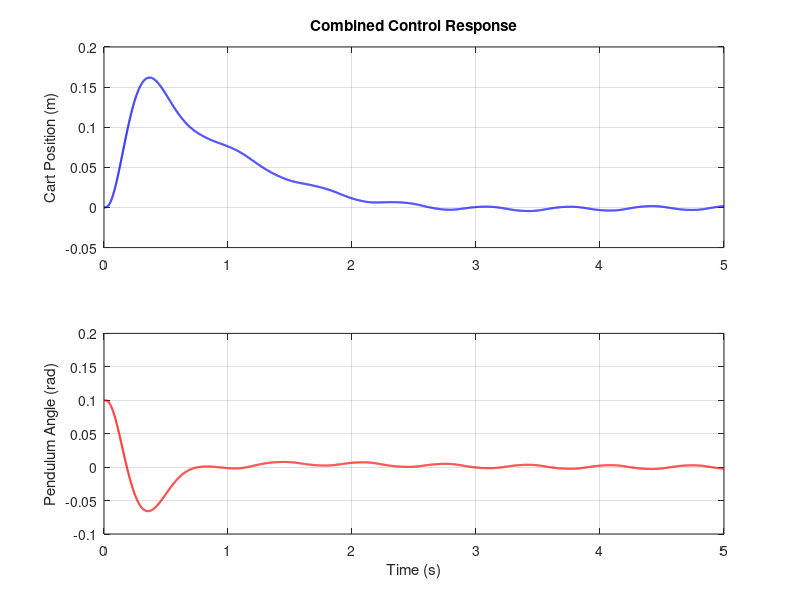
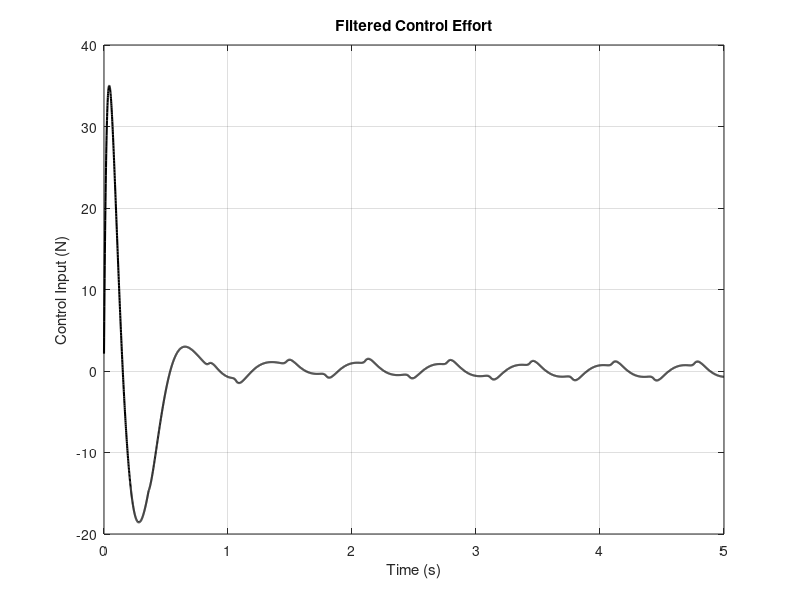

The MATLAB source for these figures, in order:
clc; clear; close all;

% System Parameters
m_w = 0.432;      % Mass of each wheel [kg]
m_p = 5.0;        % Mass of the pendulum [kg]
I_w = 1/2 * (0.432) * (0.0726)^2;  % Moment of inertia of each wheel [kg*m^2]
I_p = 5 * (0.4)^2;                 % Moment of inertia of the pendulum [kg*m^2]
l   = 0.4;      % Length of the pendulum [m]
r   = 0.0726;   % Wheel radius [m]
g   = 9.81;     % Gravity [m/s^2]

% State-Space Representation
a = 2*m_w + m_p + 2*I_w/r^2;    
b = m_p * l;
c = m_p * l^2 + I_p;
d = m_p * g * l;

Delta = a*c - b^2; 

A = [ 0,     1,                      0,              0;
      0,     0,               -b*d/Delta,              0;
      0,     0,                      0,              1;
      0,     0,                a*d/Delta,              0];

B = [ 0;
      c/Delta;
      0;
     -b/Delta];

C = [1, 0, 0, 0; 
     0, 0, 1, 0];  
D = [0; 0];

% LQR Controller
Q = diag([100, 1, 1000, 1]);  
R = 0.01; 
K = lqr(A, B, Q, R);

Ac = A - B*K;
sys_cl = ss(Ac, B, C, D);

% Sliding Mode Controller (SMC) Parameters
lambda = 3.5;   % Reduced sliding surface slope
eta = 5;        % Lower reaching gain
epsilon = 0.01; % Smoothness factor

% Backstepping Controller Gains (Tuned)
k1 = 8; k2 = 12; k3 = 6; k4 = 10;

% Control Weights
alpha = 0.7;  % Increased LQR influence
beta = 0.2;   % Backstepping weight
gamma = 0.1;  % Reduced SMC effect

% Simulation Parameters
ts = 0.001;
t = 0:ts:5;    
x = zeros(4, length(t));
x(:,1) = [0; 0; 0.1; 0];  % Initial conditions
u = zeros(1, length(t)); % Control input

% Filtering Variables
filtered_u = 0;
alpha_filter = 0.05;  % Low-pass filter coefficient

for i = 1:length(t)-1
    % Current state
    x1 = x(1,i); x2 = x(2,i); x3 = x(3,i); x4 = x(4,i);
    
    % Sliding Mode Control (SMC) with tanh smoothing
    s = x3 + lambda*x4; 
    u_smc = -eta * tanh(s / epsilon);
    
    % Backstepping Control
    v1 = -k1*x3;
    v2 = -k2*x4;
    v3 = -k3*(x1 + x2);
    v4 = -k4*(x3 + x4);
    u_bs = v1 + v2 + v3 + v4;
    
    % LQR Control
    u_lqr = -K * x(:,i);
    
    % Combined Control Strategy
    u_raw = alpha * u_lqr + beta * u_bs + gamma * u_smc;
    
    % Low-pass filter for smooth control effort
    filtered_u = (1 - alpha_filter) * filtered_u + alpha_filter * u_raw;
    u(i) = filtered_u;

    % Apply system dynamics (Euler integration)
    dx = A*x(:,i) + B*u(i);
    x(:,i+1) = x(:,i) + dx * ts;
    
    % Store control input
    nu(i) = u(i);
end

% Plot results
figure;
subplot(2,1,1);
plot(t, x(1,:), 'b', 'LineWidth',1.5);
ylabel('Cart Position (m)');
title('Combined Control Response');
grid on;

subplot(2,1,2);
plot(t, x(3,:), 'r', 'LineWidth',1.5);
ylabel('Pendulum Angle (rad)');
xlabel('Time (s)');
grid on;

figure;
plot(t(1:end-1), nu, 'k', 'LineWidth', 1.5);
ylabel('Control Input (N)');
xlabel('Time (s)');
title('Filtered Control Effort');
grid on;

% Desired reference is zero for both cart position and pendulum angle
desired_reference = 0;
tolerance = 0.01;  % Tolerance for settling time

% Responses
position_response = x(1,:);  % Cart/Wheel Position
angle_response = x(3,:);     % Pendulum Angle

% Deviations from desired reference
position_deviation = abs(position_response - desired_reference);
angle_deviation = abs(angle_response - desired_reference);

% Settling time for cart position
settling_index_pos = find(position_deviation > tolerance, 1, 'last');
if ~isempty(settling_index_pos)
    settling_time_position = t(settling_index_pos);
else
    settling_time_position = 0;
end

% Settling time for pendulum angle
settling_index_ang = find(angle_deviation > tolerance, 1, 'last');
if ~isempty(settling_index_ang)
    settling_time_angle = t(settling_index_ang);
else
    settling_time_angle = 0;
end

fprintf('Manual Settling Time:\n');
fprintf(' - Cart Position     : %.3f seconds\n', settling_time_position);
fprintf(' - Pendulum Angle    : %.3f seconds\n', settling_time_angle);
